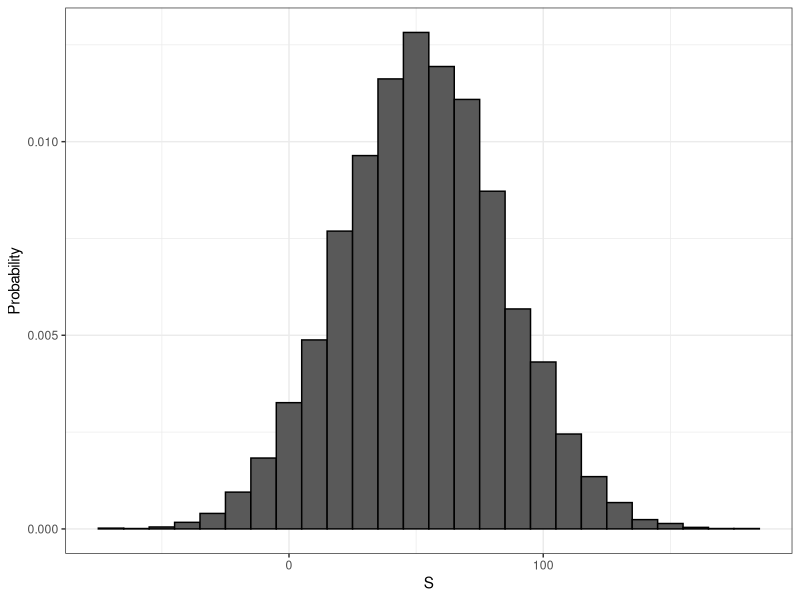
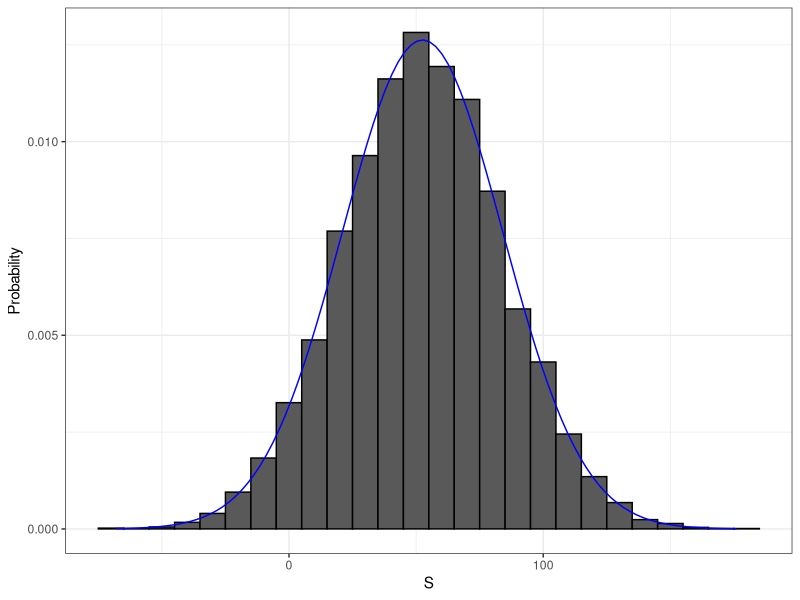

Generate these figures, in order, with R:
## ---- chunk 1
library(tidyverse)
dslabs::ds_theme_set()
## ---- chunk 2
set.seed(1)
beads <- rep( c("red", "blue"), times = c(2, 3))
X <- ifelse(sample(beads, 1) == "blue", 1, 0)
## ---- chunk 3
ifelse(sample(beads, 1) == "blue", 1, 0)
ifelse(sample(beads, 1) == "blue", 1, 0)
ifelse(sample(beads, 1) == "blue", 1, 0)
## ---- chunk 4
color <- rep(c("Black", "Red", "Green"), c(18, 18, 2))
## ---- chunk 5
n <- 1000
X <- sample(ifelse(color == "Red", -1, 1),  n, replace = TRUE)
X[1:10]
## ---- chunk 6
X <- sample(c(-1,1), n, replace = TRUE, prob = c(9/19, 10/19))
## ---- chunk 7
X <- sample(c(-1,1), n, replace = TRUE, prob = c(9/19, 10/19))
S <- sum(X)
S
## ---- chunk 8
n <- 1000
B <- 10000
roulette_winnings <- function(n){
  X <- sample(c(-1,1), n, replace = TRUE, prob = c(9/19, 10/19))
  sum(X)
}
S <- replicate(B, roulette_winnings(n))
## ---- chunk 9
data.frame(S) %>% ggplot(aes(S, ..density..)) + geom_histogram(color = "black", binwidth = 10)  + ylab("Probability")
## ---- chunk 10
mean(S < 0)
## ---- chunk 11
mean(S)
sd(S)
## ---- chunk 12
s <- seq(min(S), max(S), length = 100)
normal_density <- data.frame(s = s, f=dnorm(s, mean(S), sd(S)))
data.frame(S=S) %>% ggplot(aes(S, ..density..)) +
  geom_histogram(color = "black", binwidth = 10)  +
  ylab("Probability") + 
  geom_line(data = normal_density, mapping=aes(s,f), color="blue")
## ---- chunk 13
pbinom(n/2, size = n, prob = 10/19)
## ---- chunk 14
pbinom(n/2-1, size = n, prob = 10/19)
## ---- chunk 15
B <- 10^6
X <- sample(c(-1,1), B, replace = TRUE, prob=c(9/19, 10/19))
mean(X)
## ---- chunk 16
2 * sqrt(90)/19
## ---- chunk 17
n <- 1000
sqrt(n) * 2 * sqrt(90)/19
## ---- chunk 18
n * (20-18)/38 
sqrt(n) * 2 * sqrt(90)/19 
## ---- chunk 19
mean(S)
sd(S)
## ---- chunk 20
# mu = expected value
mu <- n * (20-18)/38
# se = standard error
se <-  sqrt(n) * 2 * sqrt(90)/19 
# pnorm(0, mu, se) gives us the probability of values less than 0
# in a Normal distribution with mean mu and standard deviation se
pnorm(0, mu, se)
## ---- chunk 21
mean(S < 0)
## ---- chunk 22
library(dslabs)
x <- heights$height
m <- mean(x)
s <- sqrt(mean((x-m)^2))
## ---- chunk 23
identical(s,sd(x))
s-sd(x)
## ---- chunk 24
n <- length(x)
s-sd(x)*sqrt((n-1)/n)
